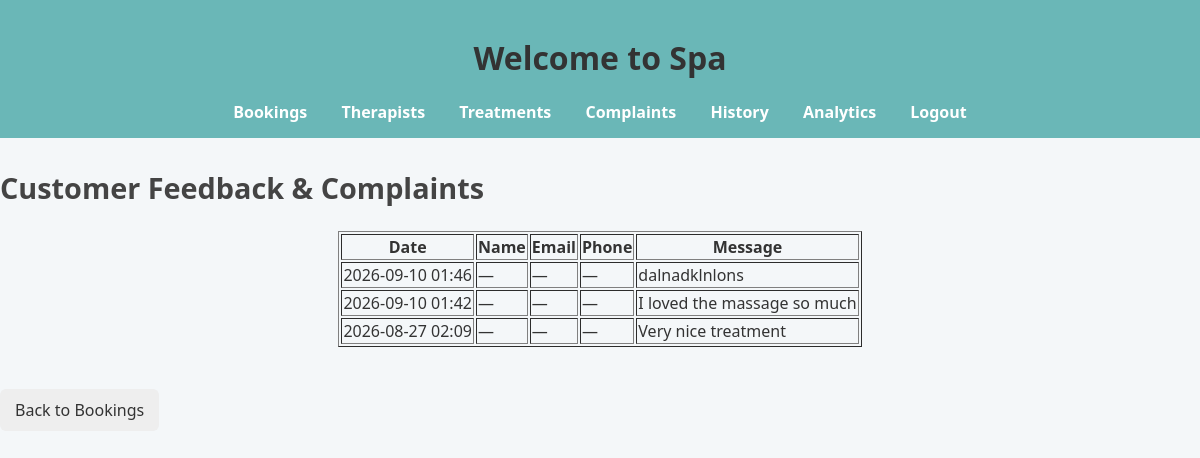
Screenshot of /admin/complaints (signed in) with the database file from the repository.
### models.py (models this page shows)
class Complaint(db.Model):
    id = db.Column(db.Integer, primary_key=True)
    name = db.Column(db.String(100))    # optional
    email = db.Column(db.String(100))   # optional
    phone = db.Column(db.String(20))    # optional
    message = db.Column(db.Text, nullable=False)
    created_at = db.Column(db.DateTime, default=datetime.utcnow)

### spa_app.py (the view)
@app.route('/admin/complaints')
@login_required
def admin_complaints():
    complaint_list = Complaint.query.order_by(Complaint.created_at.desc()).all()
    return render_template('admin_complaints.html', complaints=complaint_list)

### spa_app.py (called while the page is built)
@login_manager.user_loader
def load_user(user_id):
    return User.query.get(int(user_id))

### templates/admin_complaints.html (shortened to what this page needs)
<!DOCTYPE html>
<html>
<head>
  <link rel="stylesheet" href="{{ url_for('static', filename='style.css') }}">
</head>
<body>
  <header>
    <h1>Welcome to Spa</h1>
    <nav>
      <a href="{{ url_for('admin') }}">Bookings</a>
      <a href="{{ url_for('admin_therapists') }}">Therapists</a>
      <a href="{{ url_for('admin_treatments') }}">Treatments</a>
      <a href="{{ url_for('admin_complaints') }}">Complaints</a>
      <a href="{{ url_for('admin_history') }}">History</a>
      <a href="{{ url_for('admin_analytics') }}">Analytics</a>
      <a href="{{ url_for('logout') }}">Logout</a>
    </nav>
  </header>
  <h2>Customer Feedback & Complaints</h2>
  <table border="1" style="margin:auto;">
    <tr>
      <th>Date</th>
      <th>Name</th>
      <th>Email</th>
      <th>Phone</th>
      <th>Message</th>
    </tr>
    {% for c in complaints %}
    <tr>
      <td>{{ c.created_at.strftime('%Y-%m-%d %H:%M') }}</td>
      <td>{{ c.name or '—' }}</td>
      <td>{{ c.email or '—' }}</td>
      <td>{{ c.phone or '—' }}</td>
      <td style="text-align:left; max-width:400px;">{{ c.message }}</td>
    </tr>
    {% else %}
    <tr><td colspan="5">No feedback submitted yet.</td></tr>
    {% endfor %}
  </table>
  <br>
  <a href="{{ url_for('admin') }}" class="back-btn">Back to Bookings</a>
</body>
</html>

### static/style.css (style rules this page uses)
body { font-family: 'Segoe UI', Arial, sans-serif; background: #f4f7f9; margin: 0; padding: 0; color: #333; }
header { background: #6ab7b7; padding: 15px; text-align: center; }
nav a { margin: 0 15px; color: white; font-weight: bold; text-decoration: none; transition: color 0.3s ease; }
h2 { margin-top: 30px; font-size: 1.8em; color: #444; }
.back-btn { display: inline-block; margin-top: 20px; padding: 10px 15px; background-color: #eee; color: #333; text-decoration: none; border-radius: 6px; transition: background 0.3s ease; }

### rows the page displays
Complaint: created_at "2026-09-10 01:46", name "—", email "—", phone "—", message "dalnadklnlons"
Complaint: created_at "2026-09-10 01:42", name "—", email "—", phone "—", message "I loved the massage so much"
Complaint: created_at "2026-08-27 02:09", name "—", email "—", phone "—", message "Very nice treatment"
